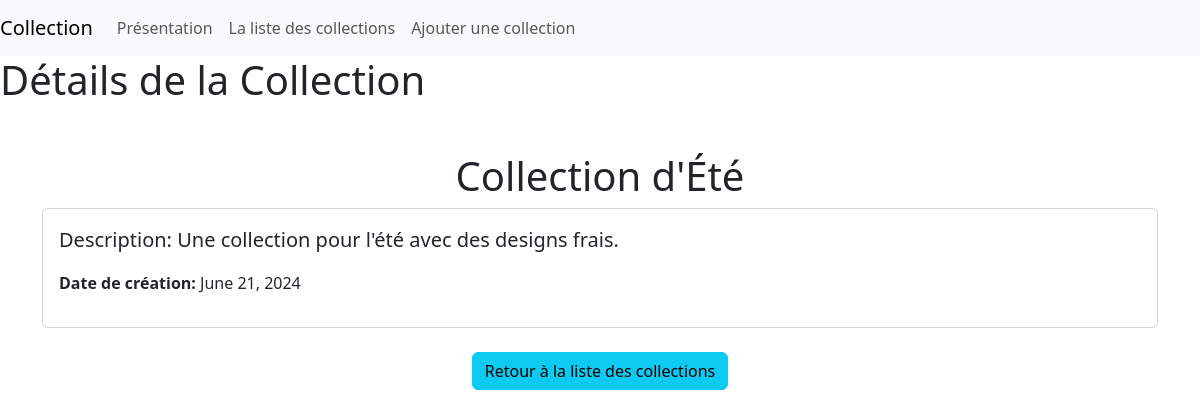
Screenshot of /collection/2/ with the database file from the repository.
### collec_management/models.py (models this page shows, shortened)
class Collec(models.Model):
    title = models.CharField(max_length=100, null=False,blank=False)
    description = models.TextField(null=False,blank=False)
    date_creation = models.DateField(null=False, blank=False)

### collec_management/views.py (the view)
# urls.py: path('collection/<int:n>/', views.collection_detail, name='collection_detail'),#5
def collection_detail(request, n):
       collection = get_object_or_404(Collec, id=n)
       return render(request
       ,'collec_management/collec_details.html'
       , {'collection': collection})

### collec_management/templates/collec_management/collec_details.html
{% extends "collec_management/base.html" %}
{% load django_bootstrap5 %}
{% block title %}Détails de la Collection{% endblock %}
{% block content %}
<div class="container mt-5">
    <h1 class="text-center">{{ collection.title }}</h1>
    <div class="card">
        <div class="card-body">
            <p class="lead"><strong>Description:</strong> {{ collection.description }}</p>
            <p><strong>Date de création:</strong> {{ collection.date_creation }}</p>
        </div>
    </div>
    <div class="text-center mt-4">
        <a class="btn btn-info" href="{% url 'collection_list' %}">Retour à la liste des collections</a>
    </div>
</div>
{% endblock %}

### rows the page displays
Collec: title "Collection d'Été", description "Une collection pour l'été avec des designs frais.", date_creation "June 21, 2024"
